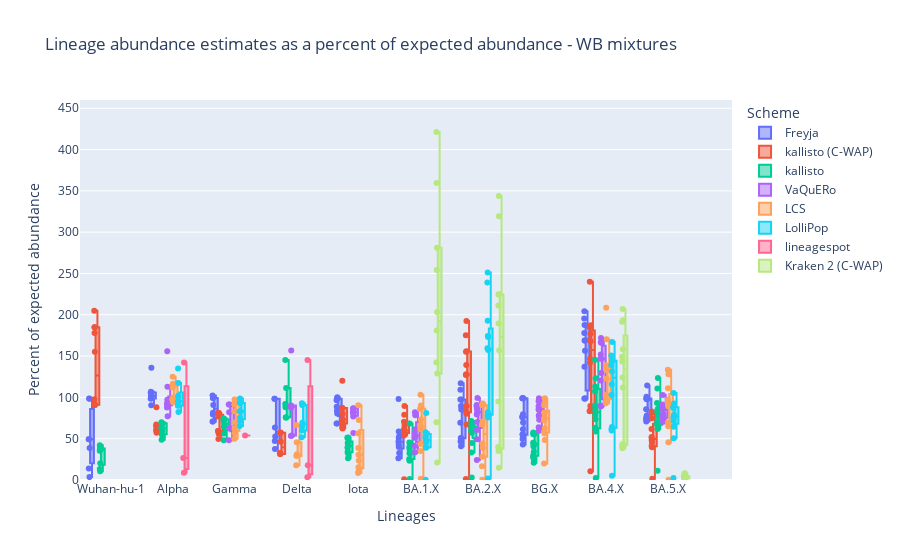
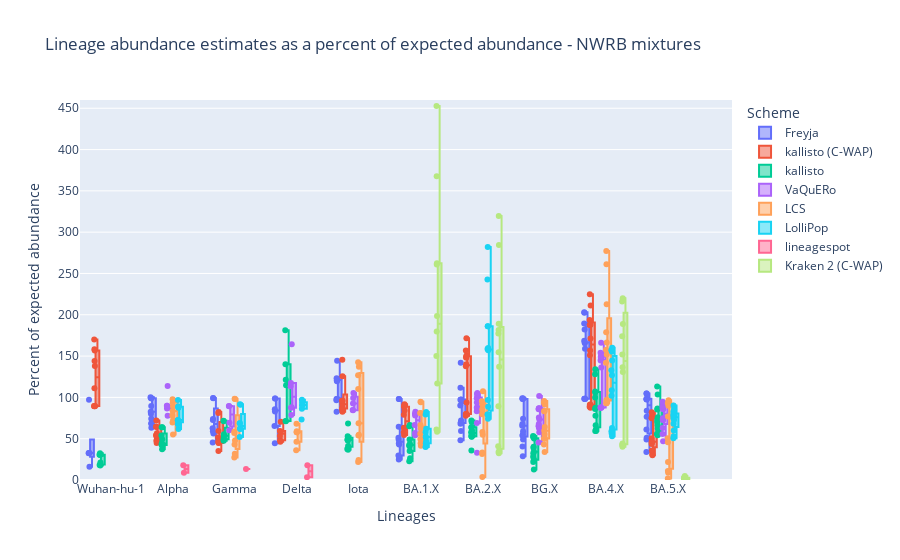
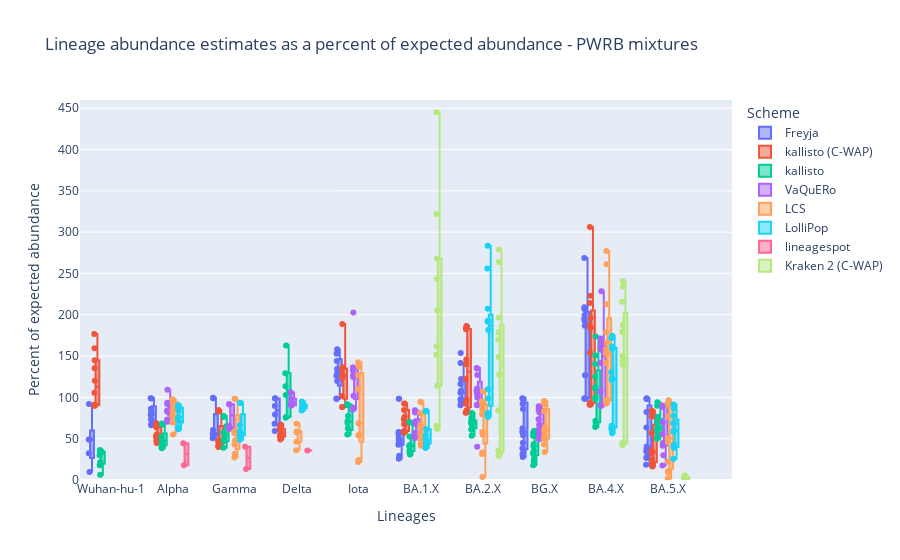

Source (notebook cell) for these figures, in order:
### Code cell
# write out and display figs (Figure 4a-c in paper)
for mix_type in ("WB","NWRB","PWRB"):
    fn=outdir/f"{mix_type}-percent-expected-box-summary.png"
    fig = figs[mix_type]
    pio.write_image(fig, fn, width=1200, height=700, scale=2)
    fig.show()
